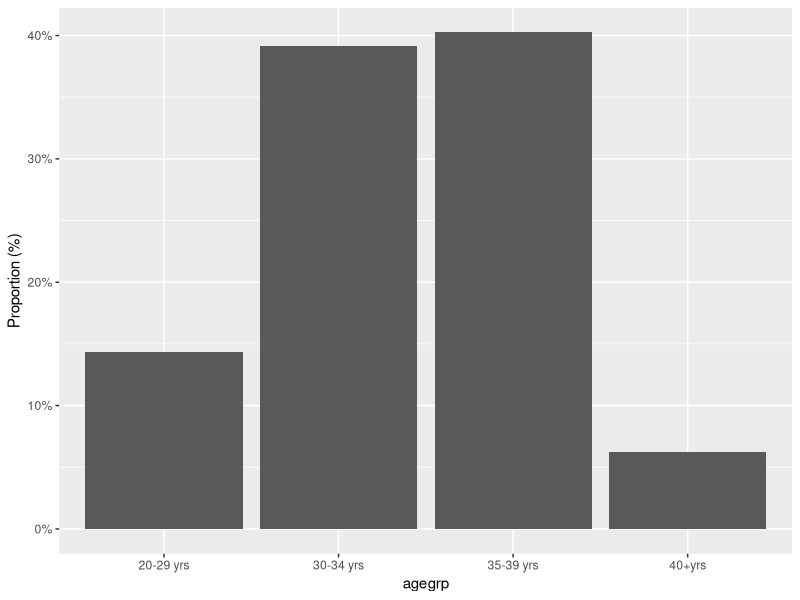
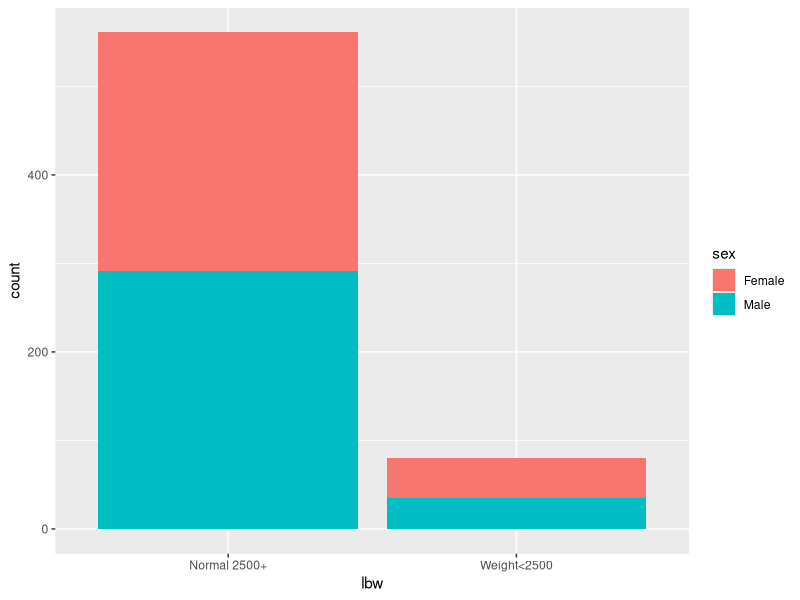
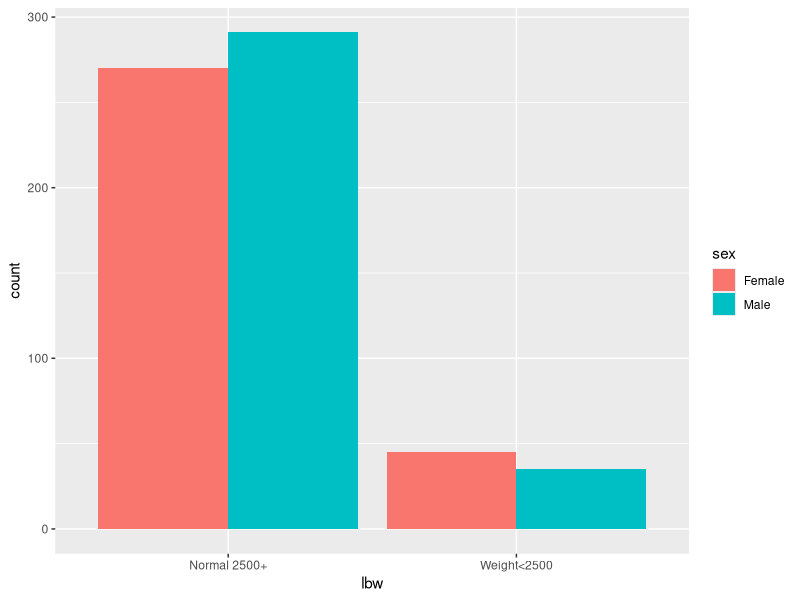

Generate these figures, in order, with R:
## ---- chunk 1
knitr::opts_chunk$set(echo = TRUE,
                      tidy = TRUE,
      tidy.opts=list(blank=FALSE, width.cutoff=60,size = 'tiny'),
      fig.width=10, 
      fig.height=8)
library(tidyverse)
library(knitr)
## ---- chunk 2
bw_df <- read.csv("Data/birthweight2.csv")

## ---- chunk 3

table(bw_df$lbw2)

prop.table(table(bw_df$lbw2))

## ---- chunk 4

ggplot(bw_df, aes(agegrp)) + 
    geom_bar(aes(y = (..count..)/sum(..count..))) + 
    scale_y_continuous(labels=scales::percent) +
    ylab("Proportion (%)")

## ---- chunk 5

# Assumming a normal approximation
# H0: Proportion of normal birthweight = 90%

prop.test(sum(bw_df$lbw2==0),length(bw_df$lbw2==0),p=.9,correct=T)

# Using exact binomial test

binom.test(sum(bw_df$lbw2==0),length(bw_df$lbw2==0),p=.9)
## ---- chunk 6
names(bw_df)
str(bw_df)
## ---- chunk 7

head(bw_df)

## ---- chunk 8

 ggplot(bw_df, aes(x = lbw)) +
  geom_bar(aes(fill = sex))

## ---- chunk 9

ggplot(bw_df, aes(lbw)) + 
    geom_bar(aes( fill=sex), position="dodge") 

## ---- chunk 10
prop.test(sum(bw_df$lbw2==1),length(bw_df$lbw2==1))

## ---- chunk 11

table(bw_df$sex)

bw_female<-bw_df %>% 
  filter(sex=="Female") 

prop.table(table(bw_female$lbw2))

bw_male<-bw_df %>% 
  filter(sex=="Male") 

prop.table(table(bw_male$lbw2))

## ---- chunk 12

prop.test(sum(bw_female$lbw2==0),length(bw_female$lbw2==0),p=.9,correct=T)
## ---- chunk 13

prop.test(sum(bw_male$lbw2==0),length(bw_male$lbw2==0),p=.9,correct=T)
## ---- chunk 14
tab1<- table(bw_df$sex,bw_df$lbw2)

prop.table(tab1, 1) ## row proportions
prop.table(tab1, 2) ## column proportions

##
prop.table(table(bw_df$sex,bw_df$lbw2),1)
## ---- chunk 15

## frequency

bw_df%>%
  group_by(sex, lbw2)%>%
  summarise(n=n())%>%
  spread(lbw2, n)%>%
  kable()

## ---- chunk 16

## proportion

bw_df%>%
  group_by(sex, lbw2)%>%
  summarize(n=n())%>%
  mutate(prop=n/sum(n))%>%
  subset(select=c("sex","lbw2","prop"))%>%   #drop the frequency value
  spread(lbw2, prop) %>%
  kable()

## ---- chunk 17
bw_df %>%
  mutate(
    ethnic2 = ifelse(ethnic==2, NA, ethnic),
    agegrp2=ifelse(agegrp=="40+yrs",NA,agegrp)
  ) %>%
  group_by(ethnic2, agegrp2) %>%
  tally() %>%
  data.frame() %>% ### <-- go from tbl_df to data.frame
  spread(agegrp2, n)

## ---- chunk 18
bw_df$ethnic2<- ifelse(bw_df$ethnic==2, NA, bw_df$ethnic)
bw_df$agegrp2<- ifelse(bw_df$agegrp=="40+yrs", NA, bw_df$agegrp)

table(bw_df$ethnic2,bw_df$agegrp2)
## ---- chunk 19

chisq.test(bw_df$sex,bw_df$lbw2)

# If Chi-squared test not valid then get R to test the null hypothesis H0 using the Fishers exact test.

fisher.test(bw_df$sex,bw_df$lbw2)

## ---- chunk 20

prop.test(table(bw_df$sex,bw_df$lbw2))

## ---- chunk 21

table(bw_df$lbw2)

## ---- chunk 22

prop.table(table(bw_df$ethnic,bw_df$lbw2),1)

## ---- chunk 23

## Chi-squared test can be used for larger tables, with more categories (e.g. ethnic).

chisq.test(bw_df$ethnic,bw_df$lbw2)

prop.test(table(bw_df$ethnic,bw_df$lbw2))

## ---- chunk 24

## frequency

bw_df%>%
  group_by(ht, lbw2)%>%
  summarise(n=n())%>%
  spread(lbw2, n)%>%
  kable()

## ---- chunk 25

## proportion

bw_df%>%
  group_by(ht, lbw2)%>%
  summarize(n=n())%>%
  mutate(prop=n/sum(n))%>%
  subset(select=c("ht","lbw2","prop"))%>%   #drop the frequency value
  spread(lbw2, prop)%>%
  kable()

## ---- chunk 26

chisq.test(bw_df$ht,bw_df$lbw2)

prop.test(table(bw_df$ht,bw_df$lbw2))

